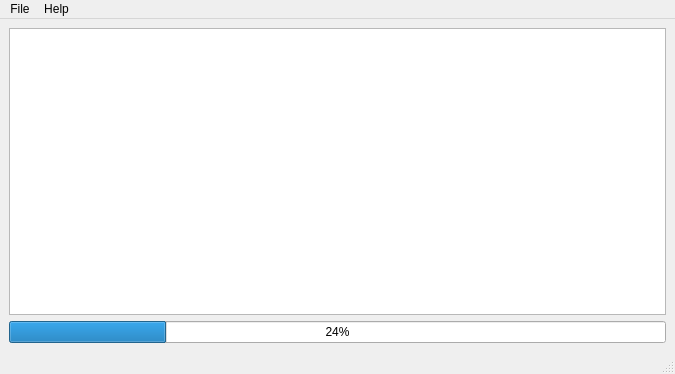
<?xml version="1.0" encoding="UTF-8"?>
<ui version="4.0">
 <class>MainWindow</class>
 <widget class="QMainWindow" name="MainWindow">
  <property name="geometry">
   <rect>
    <x>0</x>
    <y>0</y>
    <width>675</width>
    <height>374</height>
   </rect>
  </property>
  <property name="windowTitle">
   <string>ADIF to SQLITE</string>
  </property>
  <widget class="QWidget" name="centralwidget">
   <layout class="QGridLayout" name="gridLayout_2">
    <item row="0" column="0">
     <layout class="QGridLayout" name="gridLayout">
      <item row="0" column="0">
       <widget class="QTableView" name="view">
        <property name="sizePolicy">
         <sizepolicy hsizetype="MinimumExpanding" vsizetype="MinimumExpanding">
          <horstretch>0</horstretch>
          <verstretch>0</verstretch>
         </sizepolicy>
        </property>
       </widget>
      </item>
     </layout>
    </item>
    <item row="1" column="0">
     <widget class="QProgressBar" name="progressBar">
      <property name="value">
       <number>24</number>
      </property>
     </widget>
    </item>
   </layout>
  </widget>
  <widget class="QMenuBar" name="menuBar">
   <property name="geometry">
    <rect>
     <x>0</x>
     <y>0</y>
     <width>675</width>
     <height>22</height>
    </rect>
   </property>
   <widget class="QMenu" name="menuFile">
    <property name="title">
     <string>File</string>
    </property>
    <addaction name="actionFileReadDb"/>
    <addaction name="actionFileWriteDb"/>
    <addaction name="separator"/>
    <addaction name="actionFileOpenDb"/>
    <addaction name="separator"/>
    <addaction name="actionFileDisplayDb"/>
    <addaction name="separator"/>
    <addaction name="actionFileCloseDb"/>
    <addaction name="separator"/>
    <addaction name="actionFileExit"/>
   </widget>
   <widget class="QMenu" name="menuHelp">
    <property name="title">
     <string>Help</string>
    </property>
    <addaction name="actionAbout"/>
   </widget>
   <addaction name="menuFile"/>
   <addaction name="menuHelp"/>
  </widget>
  <widget class="QStatusBar" name="statusbar"/>
  <action name="actionFileReadDb">
   <property name="text">
    <string>Read ADI to Database</string>
   </property>
  </action>
  <action name="actionFileWriteDb">
   <property name="text">
    <string>Write Database to ADI</string>
   </property>
  </action>
  <action name="actionFileExit">
   <property name="text">
    <string>Exit</string>
   </property>
  </action>
  <action name="actionFileCloseDb">
   <property name="text">
    <string>Close Database</string>
   </property>
  </action>
  <action name="actionFileDisplayDb">
   <property name="text">
    <string>Display Database</string>
   </property>
  </action>
  <action name="actionFileOpenDb">
   <property name="text">
    <string>Open Database</string>
   </property>
  </action>
  <action name="actionAbout">
   <property name="text">
    <string>About</string>
   </property>
  </action>
 </widget>
 <resources/>
 <connections/>
</ui>
